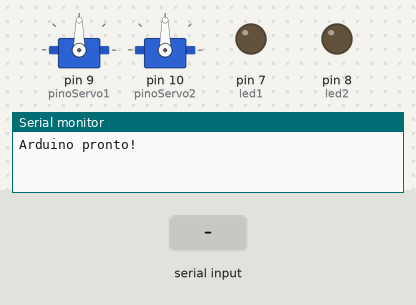
Bench run of a sketch on a simulated Arduino Uno, built with avr-gcc and run on an emulated ATmega328P. Parts: 2 × servo, output pins drawn as LEDs (lit = HIGH), the last lines printed to the serial monitor. Inputs (shaded band) come from the test bench.

Above: at 1.2 s.
1.3 s: "S1:\n" received over Serial
At 2.3 s:
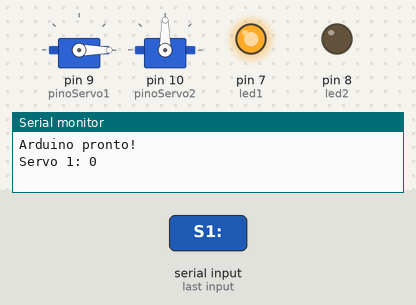
2.8 s: "S2:\n" received over Serial
At 3.5 s:
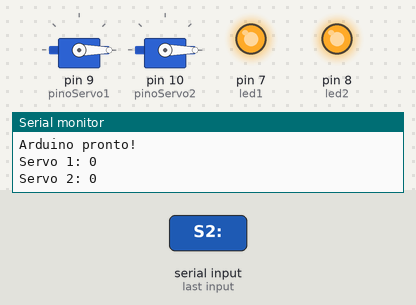
4.3 s: "S1:90\n" received over Serial
At 4.7 s:
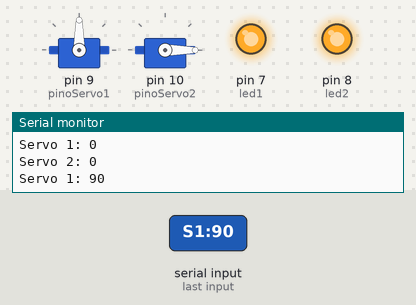
5.8 s: "S2:90\n" received over Serial
At 7.0 s:
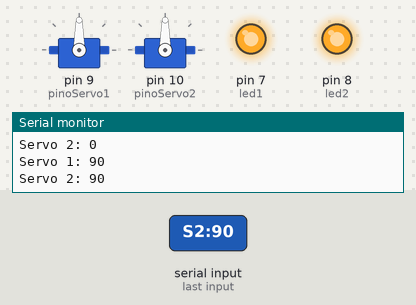
7.3 s: "S1:,45\n" received over Serial
At 8.2 s:
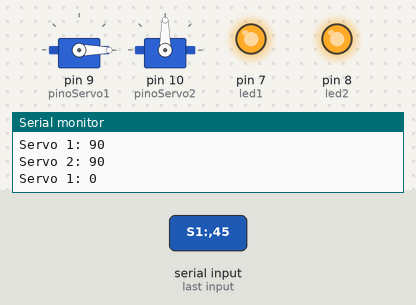
8.8 s: "S2:,45\n" received over Serial
At 9.4 s:
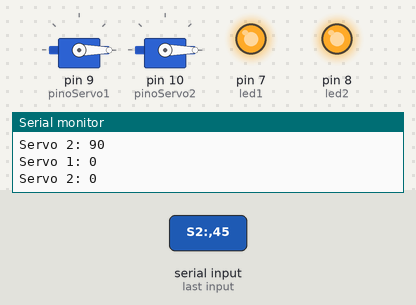
Timing chart, 0 to 11.3 s (numbered marks = the images above; inputs shaded):
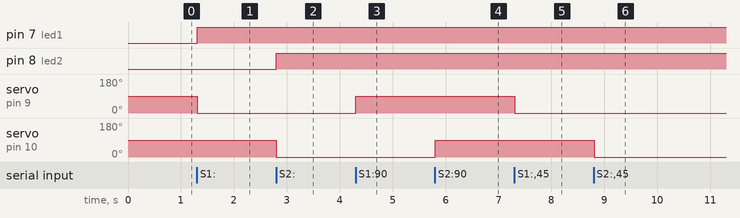

The sketch:

sketch_aug19a.ino
```cpp
#include <Servo.h>

// Criando os dois servomotores
Servo servo1;
Servo servo2;

// Pinos dos servos
const int pinoServo1 = 9;
const int pinoServo2 = 10;

// Pinos dos LEDs
const int led1 = 7;
const int led2 = 8;

// Variáveis para receber os comandos
String comando = "";

void setup() {

  // Inicia a comunicação com o computador
  Serial.begin(9600);

  // Conecta os servos aos pinos
  servo1.attach(pinoServo1);
  servo2.attach(pinoServo2);

  // Configura os LEDs como saída
  pinMode(led1, OUTPUT);
  pinMode(led2, OUTPUT);

  // Posição inicial dos servos
  servo1.write(90);
  servo2.write(90);

  // LEDs inicialmente desligados
  digitalWrite(led1, LOW);
  digitalWrite(led2, LOW);

  Serial.println("Arduino pronto!");
}


void loop() {

  // Verifica se chegou algum comando do computador
  if (Serial.available() > 0) {

    comando = Serial.readStringUntil('\n');

    comando.trim();

    // Comando do Servo 1
    if (comando.startsWith("S1:")) {

      int angulo = comando.substring(3).toInt();

      // Limita o ângulo entre 0 e 180
      angulo = constrain(angulo, 0, 180);

      // Move o Servo 1
      servo1.write(angulo);

      // Acende o LED 1
      digitalWrite(led1, HIGH);

      Serial.print("Servo 1: ");
      Serial.println(angulo);
    }


    // Comando do Servo 2
    else if (comando.startsWith("S2:")) {

      int angulo = comando.substring(3).toInt();

      // Limita o ângulo entre 0 e 180
      angulo = constrain(angulo, 0, 180);

      // Move o Servo 2
      servo2.write(angulo);

      // Acende o LED 2
      digitalWrite(led2, HIGH);

      Serial.print("Servo 2: ");
      Serial.println(angulo);
    }
  }
}
```

Measured:
- after the input at 1.3 s, pin 7 (led1): LOW → HIGH at once; servo on pin 9 (pinoServo1): 90° → 0° at once
- after the input at 2.8 s, pin 8 (led2): LOW → HIGH at once; servo on pin 10 (pinoServo2): 90° → 0° at once
- after the input at 4.3 s, servo on pin 9 (pinoServo1): 0° → 90° at once
- after the input at 5.8 s, servo on pin 10 (pinoServo2): 0° → 90° at once
- after the input at 7.3 s, servo on pin 9 (pinoServo1): 90° → 0° at once
- after the input at 8.8 s, servo on pin 10 (pinoServo2): 90° → 0° at once
